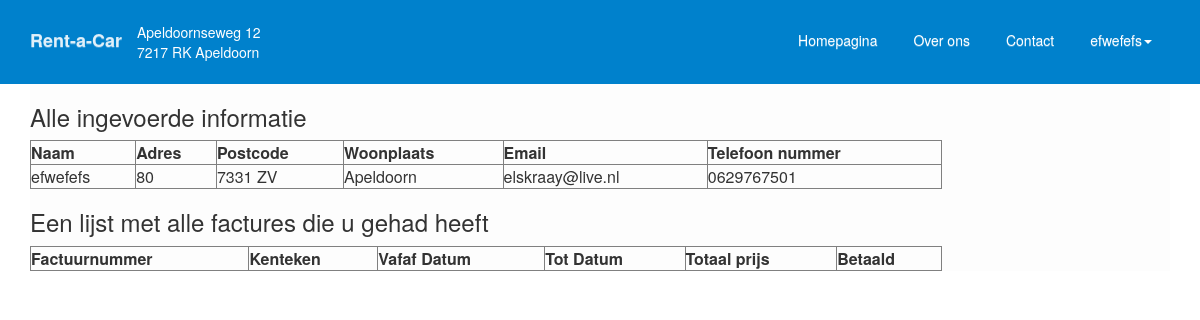
Screenshot of /profiel.php (signed in) with the database file from the repository.
### tables this page shows
CREATE TABLE `klant` (
  `Klant_nummer` int(10) NOT NULL,
  `Naam` varchar(60) NOT NULL,
  `Adres` varchar(60) NOT NULL,
  `Postcode` varchar(7) NOT NULL,
  `Woonplaats` varchar(30) NOT NULL,
  `Email_adres` varchar(60) NOT NULL,
  `Telefoon_nummer` varchar(11) NOT NULL,
  `Wachtwoord` varchar(30) NOT NULL
);

### profiel.php (called while the page is built, shortened)
<?php
require_once ("classes/klant.php");
$registreren = new klant();
$laatzien = $registreren->profiel();

### classes/klant.php (the view, shortened to what this page needs)
<?php
class klant
{
            ?>
                    <?php
    function profiel ()
    {
            include "includes/header.php";
            ?>
                <html>
                    <body>
                        <div class="container">
                            <div class="container1">
                                <h3>Alle ingevoerde informatie</h3>
                                        <?php
                                            $result = mysqli_query($mysqli, "SELECT * FROM klant WHERE Klant_nummer ='" . $_SESSION['usr_id'] ."'");
                                           ?>
                                            <table border="1" class="" style="width: 80%;">
                                                <tr>
                                                    <th class="manage-column column-name column-primary">Naam</th>
                                                    <th class="manage-column column-name column-primary">Adres</th>
                                                    <th class="manage-column column-name column-primary">Postcode</th>
                                                    <th class="manage-column column-name column-primary">Woonplaats</th>
                                                    <th class="manage-column column-name column-primary">Email</th>
                                                    <th class="manage-column column-name column-primary">Telefoon nummer</th>
                                                </tr>
                                            <?php
                                            while ($row = mysqli_fetch_object($result)) {
                                                ?>
                                                <tr>
                                                    <td><?php echo $row->Naam; ?></td>
                                                    <td><?php echo $row->Adres; ?></td>
                                                    <td><?php echo $row->Postcode; ?></td>
                                                    <td><?php echo $row->Woonplaats; ?></td>
                                                    <td><?php echo $row->Email_adres; ?></td>
                                                    <td><?php echo $row->Telefoon_nummer; ?></td>
                                                </tr>
                                                <?php }?>
                                                </table>
                                                <h3>Een lijst met alle factures die u gehad heeft</h3>
                                                <table border="1" class="" style="width: 80%;">
                                                <tr>
                                                    <th class="manage-column column-name column-primary">Factuurnummer</th>
                                                    <th class="manage-column column-name column-primary">Kenteken</th>
                                                    <th class="manage-column column-name column-primary">Vafaf Datum</th>
                                                    <th class="manage-column column-name column-primary">Tot Datum</th>
                                                    <th class="manage-column column-name column-primary">Totaal prijs</th>
                                                    <th class="manage-column column-name column-primary">Betaald
                                                    </th>
                                                </tr>
                                                    </table>
                                                    </div>
                                                    </div>
                                                    </body>
                                                    </html>
                                                    <?php
    }
}

### assets/css/style.css (style rules this page uses)
@media (min-width: 768px) { .container { max-width: 1200px; } }
.container1 { width: 100%; background-color: #fdfdfd; overflow:auto; }

### rows the page displays
klant: Naam "efwefefs", Adres "80", Postcode "7331 ZV", Woonplaats "Apeldoorn", Email_adres "elskraay@live.nl", Telefoon_nummer "0629767501"

### other values shown
$_SESSION['usr_name'] "efwefefs"
